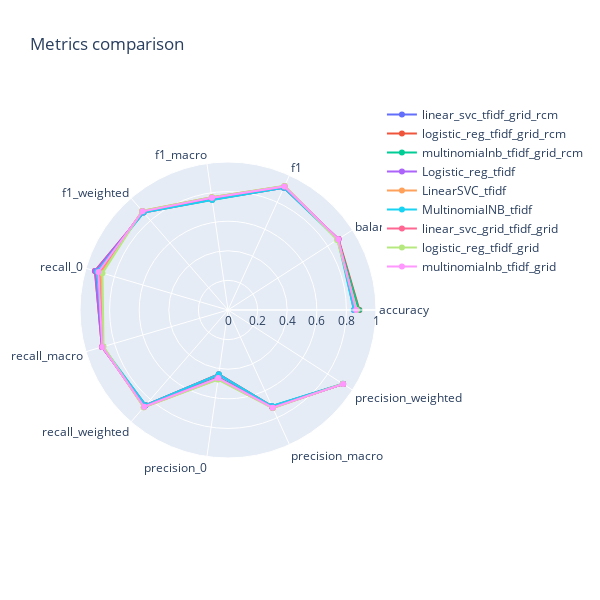
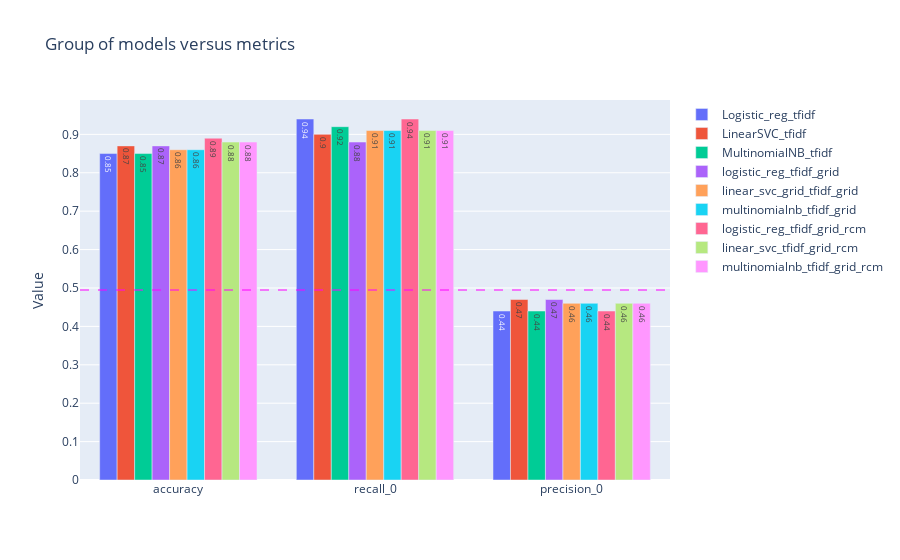
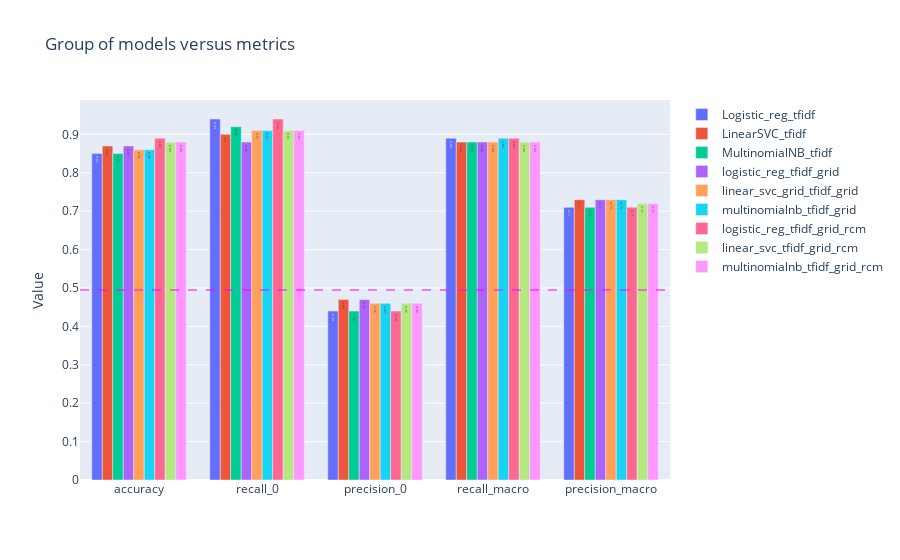
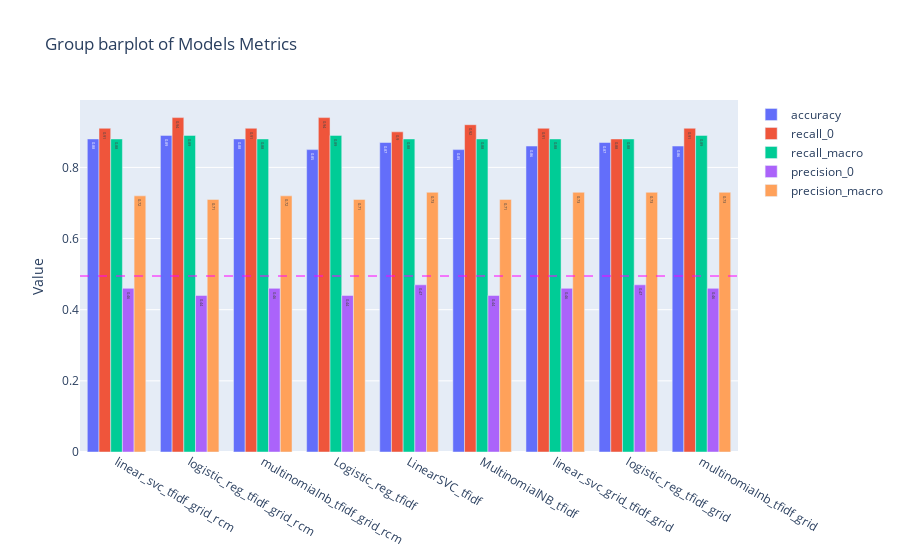

The notebook cell saved with these charts, in order:
### Code cell
# Comparison GridSearchCV perfomance versus model without GridSearchCV
# with tfidf for logistic regression, linear svc and multinomial nb
col_metrics = ["model", "accuracy", "recall_0",  "precision_0", "recall_macro", "precision_macro"]
col_metrics_0 = ["model", "accuracy", "recall_0",  "precision_0"]
tfidf = ["Logistic_reg_tfidf", "LinearSVC_tfidf","MultinomialNB_tfidf",
          "logistic_reg_tfidf_grid", "linear_svc_grid_tfidf_grid", "multinomialnb_tfidf_grid",
          "logistic_reg_tfidf_grid_rcm", "linear_svc_tfidf_grid_rcm", "multinomialnb_tfidf_grid_rcm"]
data_tfidf = extract_perf(data, tfidf)
#data_tfidf

# Visualize performance on radar chart
plot_radar_mult(data_tfidf)

# Visualize metrics comparison - Group of models vs 3 metrics
barplot_models_group_vs_metric(data[col_metrics_0], tfidf)

# Visualize metrics comparison - Group of models vs metrics
barplot_models_group_vs_metric(data[col_metrics], tfidf)

# Visualize on Group bar plot
barplot_model_vs_metrics_group(data_tfidf, "accuracy", "recall_0", "recall_macro", "precision_0", "precision_macro" )

### Figure 1 — Plotly figure (JSON) as saved in the notebook; plotly's stock layout.template omitted (floating-point values rounded to 4 significant figures)
{"data": [{"name": "linear_svc_tfidf_grid_rcm", "r": [0.8841, 0.8841, 0.9157, 0.7629, 0.8795, 0.9138, 0.8841, 0.8614, 0.4579, 0.7223, 0.9239], "theta": ["accuracy", "balanced_accuracy", "f1", "f1_macro", "f1_weighted", "recall_0", "recall_macro", "recall_weighted", "precision_0", "precision_macro", "precision_weighted"], "type": "scatterpolar"}, {"name": "logistic_reg_tfidf_grid_rcm", "r": [0.888, 0.888, 0.9079, 0.7527, 0.8711, 0.9376, 0.888, 0.8501, 0.4385, 0.7143, 0.9246], "theta": ["accuracy", "balanced_accuracy", "f1", "f1_macro", "f1_weighted", "recall_0", "recall_macro", "recall_weighted", "precision_0", "precision_macro", "precision_weighted"], "type": "scatterpolar"}, {"name": "multinomialnb_tfidf_grid_rcm", "r": [0.8841, 0.8841, 0.9173, 0.7653, 0.8812, 0.9108, 0.8841, 0.8637, 0.4623, 0.7242, 0.924], "theta": ["accuracy", "balanced_accuracy", "f1", "f1_macro", "f1_weighted", "recall_0", "recall_macro", "recall_weighted", "precision_0", "precision_macro", "precision_weighted"], "type": "scatterpolar"}, {"name": "Logistic_reg_tfidf", "r": [0.851, 0.8878, 0.9085, 0.7535, 0.8717, 0.9361, 0.8878, 0.851, 0.4399, 0.7149, 0.9246], "theta": ["accuracy", "balanced_accuracy", "f1", "f1_macro", "f1_weighted", "recall_0", "recall_macro", "recall_weighted", "precision_0", "precision_macro", "precision_weighted"], "type": "scatterpolar"}, {"name": "LinearSVC_tfidf", "r": [0.8688, 0.8806, 0.9208, 0.7696, 0.8849, 0.896, 0.8806, 0.8688, 0.4722, 0.7281, 0.9233], "theta": ["accuracy", "balanced_accuracy", "f1", "f1_macro", "f1_weighted", "recall_0", "recall_macro", "recall_weighted", "precision_0", "precision_macro", "precision_weighted"], "type": "scatterpolar"}, {"name": "MultinomialNB_tfidf", "r": [0.8508, 0.8813, 0.9086, 0.7515, 0.8713, 0.9212, 0.8813, 0.8508, 0.4388, 0.7132, 0.9224], "theta": ["accuracy", "balanced_accuracy", "f1", "f1_macro", "f1_weighted", "recall_0", "recall_macro", "recall_weighted", "precision_0", "precision_macro", "precision_weighted"], "type": "scatterpolar"}, {"name": "linear_svc_grid_tfidf_grid", "r": [0.8648, 0.8841, 0.918, 0.7664, 0.882, 0.9094, 0.8841, 0.8648, 0.4643, 0.7252, 0.9241], "theta": ["accuracy", "balanced_accuracy", "f1", "f1_macro", "f1_weighted", "recall_0", "recall_macro", "recall_weighted", "precision_0", "precision_macro", "precision_weighted"], "type": "scatterpolar"}, {"name": "logistic_reg_tfidf_grid", "r": [0.8702, 0.8762, 0.9218, 0.7698, 0.8858, 0.8841, 0.8762, 0.8702, 0.4749, 0.7286, 0.9221], "theta": ["accuracy", "balanced_accuracy", "f1", "f1_macro", "f1_weighted", "recall_0", "recall_macro", "recall_weighted", "precision_0", "precision_macro", "precision_weighted"], "type": "scatterpolar"}, {"name": "multinomialnb_tfidf_grid", "r": [0.8648, 0.8853, 0.9179, 0.7667, 0.8821, 0.9123, 0.8853, 0.8648, 0.4644, 0.7254, 0.9245], "theta": ["accuracy", "balanced_accuracy", "f1", "f1_macro", "f1_weighted", "recall_0", "recall_macro", "recall_weighted", "precision_0", "precision_macro", "precision_weighted"], "type": "scatterpolar"}], "layout": {"height": 600, "polar": {"radialaxis": {"range": [0, 1], "visible": true}}, "showlegend": true, "title": {"text": "Metrics comparison"}, "width": 600}}

### Figure 2 — Plotly figure (JSON) as saved in the notebook; plotly's stock layout.template omitted (floating-point values rounded to 4 significant figures)
{"data": [{"name": "Logistic_reg_tfidf", "offsetgroup": "0", "text": ["0.85", "0.94", "0.44"], "textposition": "auto", "type": "bar", "x": ["accuracy", "recall_0", "precision_0"], "y": [0.85, 0.94, 0.44]}, {"name": "LinearSVC_tfidf", "offsetgroup": "1", "text": ["0.87", "0.9", "0.47"], "textposition": "auto", "type": "bar", "x": ["accuracy", "recall_0", "precision_0"], "y": [0.87, 0.9, 0.47]}, {"name": "MultinomialNB_tfidf", "offsetgroup": "2", "text": ["0.85", "0.92", "0.44"], "textposition": "auto", "type": "bar", "x": ["accuracy", "recall_0", "precision_0"], "y": [0.85, 0.92, 0.44]}, {"name": "logistic_reg_tfidf_grid", "offsetgroup": "3", "text": ["0.87", "0.88", "0.47"], "textposition": "auto", "type": "bar", "x": ["accuracy", "recall_0", "precision_0"], "y": [0.87, 0.88, 0.47]}, {"name": "linear_svc_grid_tfidf_grid", "offsetgroup": "4", "text": ["0.86", "0.91", "0.46"], "textposition": "auto", "type": "bar", "x": ["accuracy", "recall_0", "precision_0"], "y": [0.86, 0.91, 0.46]}, {"name": "multinomialnb_tfidf_grid", "offsetgroup": "5", "text": ["0.86", "0.91", "0.46"], "textposition": "auto", "type": "bar", "x": ["accuracy", "recall_0", "precision_0"], "y": [0.86, 0.91, 0.46]}, {"name": "logistic_reg_tfidf_grid_rcm", "offsetgroup": "6", "text": ["0.89", "0.94", "0.44"], "textposition": "auto", "type": "bar", "x": ["accuracy", "recall_0", "precision_0"], "y": [0.89, 0.94, 0.44]}, {"name": "linear_svc_tfidf_grid_rcm", "offsetgroup": "7", "text": ["0.88", "0.91", "0.46"], "textposition": "auto", "type": "bar", "x": ["accuracy", "recall_0", "precision_0"], "y": [0.88, 0.91, 0.46]}, {"name": "multinomialnb_tfidf_grid_rcm", "offsetgroup": "8", "text": ["0.88", "0.91", "0.46"], "textposition": "auto", "type": "bar", "x": ["accuracy", "recall_0", "precision_0"], "y": [0.88, 0.91, 0.46]}], "layout": {"shapes": [{"line": {"color": "magenta", "dash": "dash", "width": 1}, "type": "line", "x0": 0, "x1": 1, "xref": "paper", "y0": 0.5, "y1": 0.5, "yref": "paper"}], "title": {"text": "Group of models versus metrics"}, "yaxis": {"title": {"text": "Value"}}}}

### Figure 3 — Plotly figure (JSON) as saved in the notebook; plotly's stock layout.template omitted (floating-point values rounded to 4 significant figures)
{"data": [{"name": "Logistic_reg_tfidf", "offsetgroup": "0", "text": ["0.85", "0.94", "0.44", "0.89", "0.71"], "textposition": "auto", "type": "bar", "x": ["accuracy", "recall_0", "precision_0", "recall_macro", "precision_macro"], "y": [0.85, 0.94, 0.44, 0.89, 0.71]}, {"name": "LinearSVC_tfidf", "offsetgroup": "1", "text": ["0.87", "0.9", "0.47", "0.88", "0.73"], "textposition": "auto", "type": "bar", "x": ["accuracy", "recall_0", "precision_0", "recall_macro", "precision_macro"], "y": [0.87, 0.9, 0.47, 0.88, 0.73]}, {"name": "MultinomialNB_tfidf", "offsetgroup": "2", "text": ["0.85", "0.92", "0.44", "0.88", "0.71"], "textposition": "auto", "type": "bar", "x": ["accuracy", "recall_0", "precision_0", "recall_macro", "precision_macro"], "y": [0.85, 0.92, 0.44, 0.88, 0.71]}, {"name": "logistic_reg_tfidf_grid", "offsetgroup": "3", "text": ["0.87", "0.88", "0.47", "0.88", "0.73"], "textposition": "auto", "type": "bar", "x": ["accuracy", "recall_0", "precision_0", "recall_macro", "precision_macro"], "y": [0.87, 0.88, 0.47, 0.88, 0.73]}, {"name": "linear_svc_grid_tfidf_grid", "offsetgroup": "4", "text": ["0.86", "0.91", "0.46", "0.88", "0.73"], "textposition": "auto", "type": "bar", "x": ["accuracy", "recall_0", "precision_0", "recall_macro", "precision_macro"], "y": [0.86, 0.91, 0.46, 0.88, 0.73]}, {"name": "multinomialnb_tfidf_grid", "offsetgroup": "5", "text": ["0.86", "0.91", "0.46", "0.89", "0.73"], "textposition": "auto", "type": "bar", "x": ["accuracy", "recall_0", "precision_0", "recall_macro", "precision_macro"], "y": [0.86, 0.91, 0.46, 0.89, 0.73]}, {"name": "logistic_reg_tfidf_grid_rcm", "offsetgroup": "6", "text": ["0.89", "0.94", "0.44", "0.89", "0.71"], "textposition": "auto", "type": "bar", "x": ["accuracy", "recall_0", "precision_0", "recall_macro", "precision_macro"], "y": [0.89, 0.94, 0.44, 0.89, 0.71]}, {"name": "linear_svc_tfidf_grid_rcm", "offsetgroup": "7", "text": ["0.88", "0.91", "0.46", "0.88", "0.72"], "textposition": "auto", "type": "bar", "x": ["accuracy", "recall_0", "precision_0", "recall_macro", "precision_macro"], "y": [0.88, 0.91, 0.46, 0.88, 0.72]}, {"name": "multinomialnb_tfidf_grid_rcm", "offsetgroup": "8", "text": ["0.88", "0.91", "0.46", "0.88", "0.72"], "textposition": "auto", "type": "bar", "x": ["accuracy", "recall_0", "precision_0", "recall_macro", "precision_macro"], "y": [0.88, 0.91, 0.46, 0.88, 0.72]}], "layout": {"shapes": [{"line": {"color": "magenta", "dash": "dash", "width": 1}, "type": "line", "x0": 0, "x1": 1, "xref": "paper", "y0": 0.5, "y1": 0.5, "yref": "paper"}], "title": {"text": "Group of models versus metrics"}, "yaxis": {"title": {"text": "Value"}}}}

### Figure 4 — Plotly figure (JSON) as saved in the notebook; plotly's stock layout.template omitted (floating-point values rounded to 4 significant figures)
{"data": [{"name": "accuracy", "offsetgroup": "0", "text": ["0.88", "0.89", "0.88", "0.85", "0.87", "0.85", "0.86", "0.87", "0.86"], "textposition": "auto", "type": "bar", "x": ["linear_svc_tfidf_grid_rcm", "logistic_reg_tfidf_grid_rcm", "multinomialnb_tfidf_grid_rcm", "Logistic_reg_tfidf", "LinearSVC_tfidf", "MultinomialNB_tfidf", "linear_svc_grid_tfidf_grid", "logistic_reg_tfidf_grid", "multinomialnb_tfidf_grid"], "y": [0.88, 0.89, 0.88, 0.85, 0.87, 0.85, 0.86, 0.87, 0.86]}, {"name": "recall_0", "offsetgroup": "1", "text": ["0.91", "0.94", "0.91", "0.94", "0.9", "0.92", "0.91", "0.88", "0.91"], "textposition": "auto", "type": "bar", "x": ["linear_svc_tfidf_grid_rcm", "logistic_reg_tfidf_grid_rcm", "multinomialnb_tfidf_grid_rcm", "Logistic_reg_tfidf", "LinearSVC_tfidf", "MultinomialNB_tfidf", "linear_svc_grid_tfidf_grid", "logistic_reg_tfidf_grid", "multinomialnb_tfidf_grid"], "y": [0.91, 0.94, 0.91, 0.94, 0.9, 0.92, 0.91, 0.88, 0.91]}, {"name": "recall_macro", "offsetgroup": "2", "text": ["0.88", "0.89", "0.88", "0.89", "0.88", "0.88", "0.88", "0.88", "0.89"], "textposition": "auto", "type": "bar", "x": ["linear_svc_tfidf_grid_rcm", "logistic_reg_tfidf_grid_rcm", "multinomialnb_tfidf_grid_rcm", "Logistic_reg_tfidf", "LinearSVC_tfidf", "MultinomialNB_tfidf", "linear_svc_grid_tfidf_grid", "logistic_reg_tfidf_grid", "multinomialnb_tfidf_grid"], "y": [0.88, 0.89, 0.88, 0.89, 0.88, 0.88, 0.88, 0.88, 0.89]}, {"name": "precision_0", "offsetgroup": "3", "text": ["0.46", "0.44", "0.46", "0.44", "0.47", "0.44", "0.46", "0.47", "0.46"], "textposition": "auto", "type": "bar", "x": ["linear_svc_tfidf_grid_rcm", "logistic_reg_tfidf_grid_rcm", "multinomialnb_tfidf_grid_rcm", "Logistic_reg_tfidf", "LinearSVC_tfidf", "MultinomialNB_tfidf", "linear_svc_grid_tfidf_grid", "logistic_reg_tfidf_grid", "multinomialnb_tfidf_grid"], "y": [0.46, 0.44, 0.46, 0.44, 0.47, 0.44, 0.46, 0.47, 0.46]}, {"name": "precision_macro", "offsetgroup": "4", "text": ["0.72", "0.71", "0.72", "0.71", "0.73", "0.71", "0.73", "0.73", "0.73"], "textposition": "auto", "type": "bar", "x": ["linear_svc_tfidf_grid_rcm", "logistic_reg_tfidf_grid_rcm", "multinomialnb_tfidf_grid_rcm", "Logistic_reg_tfidf", "LinearSVC_tfidf", "MultinomialNB_tfidf", "linear_svc_grid_tfidf_grid", "logistic_reg_tfidf_grid", "multinomialnb_tfidf_grid"], "y": [0.72, 0.71, 0.72, 0.71, 0.73, 0.71, 0.73, 0.73, 0.73]}], "layout": {"shapes": [{"line": {"color": "magenta", "dash": "dash", "width": 1}, "type": "line", "x0": 0, "x1": 1, "xref": "paper", "y0": 0.5, "y1": 0.5, "yref": "paper"}], "title": {"text": "Group barplot of Models Metrics"}, "yaxis": {"title": {"text": "Value"}}}}
